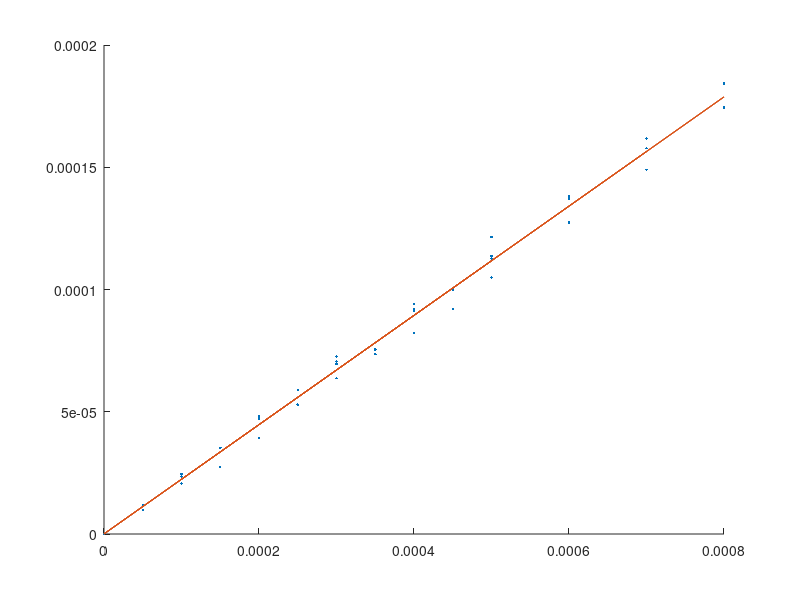

The MATLAB script that drew this image: (Note: this script raises an error after producing the figure.)
% Shortest probe (units of .1 mg)
Probe1  = [
    0   0
    100 45
    200 96
    300 150
    400 200
    500 250
    25  12
    50  24
    75  40
    100 52
    125 65
    150 79
    175 91
    200 105
    225 120
    250 134
    25  13
    50  26
    75  38
    100 53
    125 65
    150 80
    175 91
    200 106
    225 118
    250 133];

% Next shortest probe (green material, nearly as long as pink probe)
Probe2 = [
    0   -8   -13 0   -1
    100 0   -4  7   6
    200 7   5   16  16
    300 16  11  25  24  
    400 25  21  33  33
    500 33  30  40  NaN
    600 38  38  nan NaN
    700 45  45  nan NaN
    800 54  50  nan NaN
    900 64  65  nan NaN
    1000    70  73  nan NaN];

Probe2(:,2) = Probe2(:,2)-Probe2(1,2);
Probe2(:,3) = Probe2(:,3)-Probe2(1,3);
Probe2(:,5) = Probe2(:,5)-Probe2(1,5);
Probe2 = [
    Probe2(:,1) Probe2(:,2);
    Probe2(:,1) Probe2(:,3);
    Probe2(:,1) Probe2(:,4);
    Probe2(:,1) Probe2(:,5);
    ];
Probe2 = Probe2(~isnan(Probe2(:,2)),:);
    
% Probe3: Original pink probe
Probe3 = [
    0  0    0   0
    100 7   7   6
    200 15  15  14
    300 23  23  21
    400 30  30  28
    500 38  39  35
    600 46  46  38  
    700 55  52  NaN
    800 62  60  NaN
    900 69  68  68
    1000 77 79  79
    ];

Probe3 = [
    Probe3(:,1) Probe3(:,2);
    Probe3(:,1) Probe3(:,3);
    Probe3(:,1) Probe3(:,4);
    ];
Probe3 = Probe3(~isnan(Probe3(:,2)),:);

Probe4 = [
    0   0   NaN NaN -4  0   NaN
    50  10  NaN NaN 8   12  11
    100 21  NaN 25  20  24  21
    150 28  20  NaN NaN 36  35   
    200 40  42  49  44  48  45
    250 54  53  NaN NaN 60  59
    300 65  65  74  67  72  66
    350 75  76  nan NaN 77  76
    400 84  84  94  92  93  87
    450 94  90  nan NaN 102 104
    500 107 106 124 111 116 112
    600 NaN NaN 140 137 130 131
    700 NaN NaN 161 161 152 162
    800 NaN NaN 188 NaN 178 NaN];

Probe4(:,2) = Probe4(:,2)-Probe4(1,2);
Probe4(:,3) = Probe4(:,3)-Probe4(1,3);
Probe4(:,5) = Probe4(:,5)-Probe4(1,5);
Probe4(:,6) = Probe4(:,6)-Probe4(1,6);
Probe4(:,7) = Probe4(:,7)-Probe4(1,7);
Probe4 = [
    Probe4(:,1) Probe4(:,2);
    Probe4(:,1) Probe4(:,3);
    Probe4(:,1) Probe4(:,4);
    Probe4(:,1) Probe4(:,5);
    Probe4(:,1) Probe4(:,6);
    ];
Probe4 = Probe4(~isnan(Probe4(:,2)),:);
Probe4(:,1) = Probe4(:,1)*1E-6;
Probe4(:,2) = Probe4(:,2)*1E-7; % kg

k = polyfit(Probe4(:,1),(Probe4(:,2)*9.8),1)

%%
figure
% plot(Probe1(:,1),Probe1(:,2),'.','displayName','Probe1');
hold on
% plot(Probe2(:,1),Probe2(:,2),'.','displayName','Probe2');
% plot(Probe3(:,1),Probe3(:,2),'.','displayName','Probe3');
plot(Probe4(:,1),Probe4(:,2)*9.8,'.','displayName','Probe4');
plot(Probe4(:,1),k(1)*Probe4(:,1)+k(2))

legend toggle
xlabel('um')
ylabel('N')